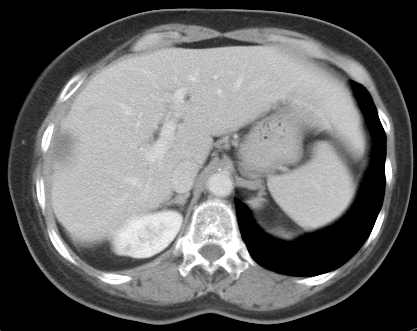
#> input picture images/ct2.png, 417 x 331 px
$ python geodesic_nlm.py
#> lines starting #> are read from the running program, lines starting #| are printed output that depends on the picture; after the words box and inside, x2 and y2 are one past the last pixel; in counts of white or black regions, pixels touching at a corner belong together
#!/usr/bin/env python3
# -*- coding: utf-8 -*-
"""
Created on Sun Dec 15 11:26:44 2019

Implementação do filtro Non-Local Means geodésico

"""
import sys
import warnings
import time
import skimage
import statistics
import networkx as nx
import matplotlib.pyplot as plt
import skimage.io
import skimage.measure
import numpy as np
import sklearn.neighbors as sknn
from scipy.sparse.csgraph import dijkstra
from numpy.matlib import repmat
from scipy.linalg import eigh
from numpy.linalg import inv
from numpy.linalg import cond
from numpy import eye
from sklearn.decomposition import PCA
from skimage.metrics import peak_signal_noise_ratio
from skimage.metrics import structural_similarity
from numba import njit   # just in time compiler (acelera loops)
from joblib import Parallel, delayed

# Para evitar warning de divisão por zero
warnings.simplefilter(action='ignore')

'''
Espelhamento das bordas da imagem A de maneira simétrica
A função pad do numpy não é supertada pelo numba!
Substitui a função: img_n = np.pad(ruidosa, ((f, f), (f, f)), 'symmetric')
f é o parâmetro (largura das bordas)
'''
@njit
def mirror(A, f):
    n = A.shape[0]
    m = A.shape[1]
    nlin = A.shape[0] + 2*f
    ncol = A.shape[1] + 2*f
    # Matriz de saída
    B = np.zeros((nlin, ncol))
    # Preeenche miolo
    B[f:nlin-f, f:ncol-f] = A
    # Preenche cantos
    B[0:f, 0:f] = np.flip(A[0:f, 0:f])                          # 1o quadrante
    B[0:f, ncol-f:ncol] = np.flip(A[0:f, m-f:m])                # 2o quadrante
    B[nlin-f:nlin, 0:f] = np.flip(A[n-f:n, 0:f])                # 3o quadrante
    B[nlin-f:nlin, ncol-f:ncol] = np.flip(A[n-f:n, m-f:m])      # 4o quadrante
    # Preenche bordas
    B[0:f, f:ncol-f] = np.flipud(A[0:f, :])             # cima
    B[nlin-f:nlin, f:ncol-f] = np.flipud(A[n-f:n, :])   # baixo
    B[f:nlin-f, 0:f] = np.fliplr(A[:, 0:f])             # esquerda
    B[f:nlin-f, ncol-f:ncol] = np.fliplr(A[:, m-f:m])   # direita
    return B

'''
Non-Local Means padrão (versão rápida)

Parâmetros:

    img: imagem ruidosa de entrada
    h: parâmetro que controla o grau de suavização (quanto maior, mais suaviza)
    f: tamanho do patch (2f + 1 x 2f + 1) -> se f = 3, então patch é 7 x 7
    t: tamanho da janela de busca (2t + 1 x 2t + 1) -> se t = 10, então janela de busca é 21 x 21

'''
@njit
def NLM_fast(img, h, f, t):
    # Dimenssões espaciais da imagem
    m, n = img.shape
    # Cria imagem de saída
    filtrada = np.zeros((m, n))
    # Problema de valor de contorno: replicar bordas
    img_n = mirror(img, f)
    # Loop principal do NLM
    for i in range(m):
        for j in range(n):
            im = i + f;   # compensar a borda adicionada artificialmente
            jn = j + f;   # compensar a borda adicionada artificialmente
            # Obtém o patch ao redor do pixel corrente
            W1 = img_n[im-f:(im+f)+1, jn-f:(jn+f)+1]
            # Calcula as bordas da janela de busca para o pixel corrente (se pixel próximo das bordas, janela de busca é menor)
            rmin = max(im-t, f);  # linha inicial
            rmax = min(im+t, m+f);  # linha final
            smin = max(jn-t, f);  # coluna inicial
            smax = min(jn+t, n+f);  # coluna final
            # Calcula média ponderada
            NL = 0      # valor do pixel corrente filtrado
            Z = 0       # constante normalizadora
            # Loop para todos os pixels da janela de busca
            for r in range(rmin, rmax):
                for s in range(smin, smax):
                    # Obtém o patch ao redor do pixel a ser comparado
                    W2 = img_n[r-f:(r+f)+1, s-f:(s+f)+1]
                    # Calcula o quadrado da distância Euclidiana
                    d2 = np.sum((W1 - W2)*(W1 - W2))
                    # Calcula a medida de similaridade
                    sij = np.exp(-d2/(h**2))
                    # Atualiza Z e NL
                    Z = Z + sij
                    NL = NL + sij*img_n[r, s]
            # Normalização do pixel filtrado
            filtrada[i, j] = NL/Z
    return filtrada


'''
Non-Local Means geodésico (versão básica, sem paralelismo e mais lenta)

Parâmetros:

    img: imagem ruidosa de entrada
    h: parâmetro que controla o grau de suavização (quanto maior, mais suaviza)
    f: tamanho do patch (2f + 1 x 2f + 1) -> se f = 3, então patch é 7 x 7
    t: tamanho da janela de busca (2t + 1 x 2t + 1) -> se t = 10, então janela de busca é 21 x 21
    nn: número de vizinhos no grafo KNN

'''
# [113 lines left out: functions GeoNLM, process_pixel, Parallel_GEONLM, not called in this run]

####################################################################
'''
Função que extrai os patches de cada janela de busca no GeoNLM
Retorna uma matriz 4D (m, n, 2t+1 x 2t+1, 2f+1 x 2f+1)

Usa o JIT (just in time) compiler para acelerar loops

'''
####################################################################
# [41 lines left out: function Extract_patches, not called in this run]

###################################################################
'''
Função que extrai os patches de cada janela de busca no GeoNLM
Retorna uma lista
'''
###################################################################
# [16 lines left out: function Geodesic_distances, not called in this run]

##################################################################################################
'''
Non-Local Means geodésico (versão com compilador JIT para acelerar loops)

Parâmetros:

    img: imagem ruidosa de entrada
    h: parâmetro que controla o grau de suavização (quanto maior, mais suaviza)
    f: tamanho do patch (2f + 1 x 2f + 1) -> se f = 3, então patch é 7 x 7
    t: tamanho da janela de busca (2t + 1 x 2t + 1) -> se t = 10, então janela de busca é 21 x 21
    nn: número de vizinhos no grafo KNN

'''
###################################################################################################
# [40 lines left out: function GeoNLM_fast, not called in this run]

#########################################################################
'''
Realiza a filtragem da imagem com o filtro NLM geodésico

Usa o compilador JIT para acelerar loops
'''
#########################################################################
# [22 lines left out: function GeoNLM_filter, not called in this run]

# [9 lines of commented-out code are left out]
name = 'images/ct2.png'
#name = 'ct3.png'


img = skimage.io.imread(name)
#> img is the input picture: shape (331, 417, 3); min 0, max 255, mean 102.8

# Checa se imagem é monocromática
if len(img.shape) > 2:
    img = skimage.color.rgb2gray(img)   # valores convertidos ficam entre 0 e 1
#> img: shape (331, 417) float64
    img = 255*img

img = img.astype(np.uint8)              # Converte para uint8
m, n = img.shape
#> m = 331; n = 417

print('Num. linhas = %d' %m)
#| Num. linhas = 331
print('Num. colunas = %d' %n)
#| Num. colunas = 417
print()

# Variancia do ruído Gaussiano
sigma = 10
ruido = np.random.normal(0, sigma, (m, n))

# Cria imagem ruidosa
ruidosa = img + ruido
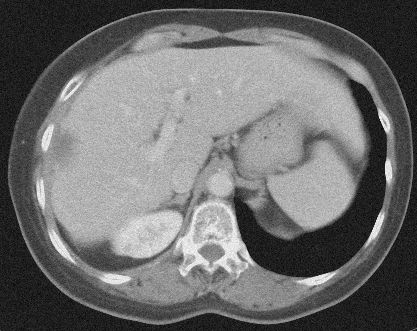
#> ruidosa: shape (331, 417) float64; min -38.88, max 289, mean 102.8; drawn with min black and max white

# Clipa imagem para intervalo [0, 255]
ruidosa[np.where(ruidosa > 255)] = 255
#> ruidosa: shape (331, 417) float64; 0.84% of pixels changed, all inside (x1, y1, x2, y2) = (37, 80, 392, 285)
ruidosa[np.where(ruidosa < 0)] = 0
#> ruidosa: shape (331, 417) float64; min 0, max 255, mean 103.8
#ruidosa = ruidosa.astype(np.float32)

# Listas para métricas
psnrs_nlm = []
ssims_nlm = []

psnrs_geonlm = []
ssims_geonlm = []

# Define parâmetros do filtro NLM
f = 4   # tamanho do patch (2f + 1 x 2f + 1) -> 5 x 5
t = 7   # tamanho da janela de busca (2t + 1 x 2t + 1) -> 21 x 21
h_nlm = 110 # parâmetro que controla a suavização no NLM (depende da imagem)
h_geo = 150 # parâmetro que controla a suavização no GEONLM (depende da imagem)
nn = 10     # número de vizinhos no grafo k-NN

# Cria imagem de saída
filtrada = np.zeros((m, n))

# Problema de valor de contorno: replicar bordas
img_n = np.pad(ruidosa, ((f, f), (f, f)), 'symmetric')
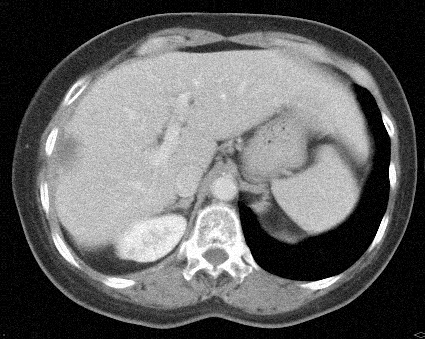
#> img_n: shape (339, 425) float64; min 0, max 255, mean 99.6

###################################################
# Filtra com NLM padrão
###################################################
print('***********************************')
print('*            NLM                  *')
print('***********************************')
print()
inicio = time.time()
#> (the run stopped early here; a loop or call above may not have finished)
